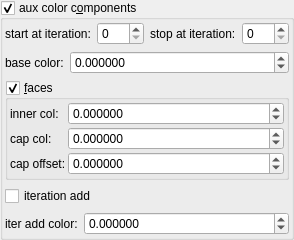
    <widget class="MyGroupBox" name="groupCheck_fold_color_aux_color_enabled_false">
     <property name="title">
      <string>aux color c&amp;omponents</string>
     </property>
     <property name="checkable">
      <bool>true</bool>
     </property>
     <layout class="QVBoxLayout" name="verticalLayout_11">
      <property name="leftMargin">
       <number>2</number>
      </property>
      <property name="topMargin">
       <number>2</number>
      </property>
      <property name="rightMargin">
       <number>2</number>
      </property>
      <property name="bottomMargin">
       <number>2</number>
      </property>
      <item>
       <layout class="QHBoxLayout" name="horizontalLayout_21" stretch="0,1,0,1">
        <item>
         <widget class="QLabel" name="label_102">
          <property name="text">
           <string>start at iteration:</string>
          </property>
         </widget>
        </item>
        <item>
         <widget class="MySpinBox" name="spinboxInt_fold_color_start_iterations_A">
          <property name="sizePolicy">
           <sizepolicy hsizetype="Minimum" vsizetype="Maximum">
            <horstretch>0</horstretch>
            <verstretch>0</verstretch>
           </sizepolicy>
          </property>
          <property name="minimum">
           <number>0</number>
          </property>
          <property name="maximum">
           <number>999</number>
          </property>
          <property name="value">
           <number>0</number>
          </property>
         </widget>
        </item>
        <item>
         <widget class="QLabel" name="label_74">
          <property name="text">
           <string>stop at iteration:</string>
          </property>
         </widget>
        </item>
        <item>
         <widget class="MySpinBox" name="spinboxInt_fold_color_stop_iterations_A">
          <property name="sizePolicy">
           <sizepolicy hsizetype="Preferred" vsizetype="Maximum">
            <horstretch>0</horstretch>
            <verstretch>0</verstretch>
           </sizepolicy>
          </property>
          <property name="maximum">
           <number>999</number>
          </property>
         </widget>
        </item>
       </layout>
      </item>
      <item>
       <layout class="QHBoxLayout" name="horizontalLayout_28" stretch="0,1">
        <item>
         <widget class="QLabel" name="label_287">
          <property name="text">
           <string>base color:</string>
          </property>
         </widget>
        </item>
        <item>
         <widget class="MyDoubleSpinBox" name="spinbox4_fold_color_difs_0000_y">
          <property name="sizePolicy">
           <sizepolicy hsizetype="Minimum" vsizetype="Maximum">
            <horstretch>0</horstretch>
            <verstretch>0</verstretch>
           </sizepolicy>
          </property>
          <property name="prefix">
           <string/>
          </property>
          <property name="suffix">
           <string/>
          </property>
          <property name="decimals">
           <number>6</number>
          </property>
          <property name="minimum">
           <double>-99.998999999999995</double>
          </property>
          <property name="maximum">
           <double>99.998999999999995</double>
          </property>
          <property name="singleStep">
           <double>0.100000000000000</double>
          </property>
         </widget>
        </item>
       </layout>
      </item>
      <item>
       <widget class="MyGroupBox" name="groupCheck_fold_color_aux_color_enabledA_false">
        <property name="title">
         <string>&amp;faces</string>
        </property>
        <property name="checkable">
         <bool>true</bool>
        </property>
        <layout class="QVBoxLayout" name="verticalLayout_15" stretch="0">
         <property name="spacing">
          <number>2</number>
         </property>
         <property name="leftMargin">
          <number>2</number>
         </property>
         <property name="topMargin">
          <number>2</number>
         </property>
         <property name="rightMargin">
          <number>2</number>
         </property>
         <property name="bottomMargin">
          <number>2</number>
         </property>
         <item>
          <layout class="QGridLayout" name="gridLayout_6" columnstretch="0,1">
           <property name="spacing">
            <number>2</number>
           </property>
           <item row="1" column="1">
            <widget class="MyDoubleSpinBox" name="spinbox4_fold_color_difs_0000_w">
             <property name="sizePolicy">
              <sizepolicy hsizetype="Minimum" vsizetype="Maximum">
               <horstretch>0</horstretch>
               <verstretch>0</verstretch>
              </sizepolicy>
             </property>
             <property name="prefix">
              <string/>
             </property>
             <property name="suffix">
              <string/>
             </property>
             <property name="decimals">
              <number>6</number>
             </property>
             <property name="minimum">
              <double>-99.998999999999995</double>
             </property>
             <property name="maximum">
              <double>99.998999999999995</double>
             </property>
             <property name="singleStep">
              <double>0.100000000000000</double>
             </property>
            </widget>
           </item>
           <item row="1" column="0">
            <widget class="QLabel" name="label_179">
             <property name="text">
              <string>cap col:</string>
             </property>
            </widget>
           </item>
           <item row="2" column="1">
            <widget class="MyDoubleSpinBox" name="spinbox_fold_color_difs0">
             <property name="sizePolicy">
              <sizepolicy hsizetype="Minimum" vsizetype="Maximum">
               <horstretch>0</horstretch>
               <verstretch>0</verstretch>
              </sizepolicy>
             </property>
             <property name="prefix">
              <string/>
             </property>
             <property name="suffix">
              <string/>
             </property>
             <property name="decimals">
              <number>6</number>
             </property>
             <property name="minimum">
              <double>-99.998999999999995</double>
             </property>
             <property name="maximum">
              <double>99.998999999999995</double>
             </property>
             <property name="singleStep">
              <double>0.100000000000000</double>
             </property>
            </widget>
           </item>
           <item row="0" column="1">
            <widget class="MyDoubleSpinBox" name="spinbox4_fold_color_difs_0000_z">
             <property name="sizePolicy">
              <sizepolicy hsizetype="Minimum" vsizetype="Maximum">
               <horstretch>0</horstretch>
               <verstretch>0</verstretch>
              </sizepolicy>
             </property>
             <property name="prefix">
              <string/>
             </property>
             <property name="suffix">
              <string/>
             </property>
             <property name="decimals">
              <number>6</number>
             </property>
             <property name="minimum">
              <double>-99.998999999999995</double>
             </property>
             <property name="maximum">
              <double>99.998999999999995</double>
             </property>
             <property name="singleStep">
              <double>0.100000000000000</double>
             </property>
            </widget>
           </item>
           <item row="2" column="0">
            <widget class="QLabel" name="label_180">
             <property name="text">
              <string>cap offset:</string>
             </property>
            </widget>
           </item>
           <item row="0" column="0">
            <widget class="QLabel" name="label_178">
             <property name="text">
              <string>inner col:</string>
             </property>
            </widget>
           </item>
          </layout>
         </item>
        </layout>
       </widget>
      </item>
      <item>
       <widget class="MyCheckBox" name="checkBox_fold_color_aux_color_enabledB_false">
        <property name="text">
         <string notr="true">iteration add</string>
        </property>
       </widget>
      </item>
      <item>
       <layout class="QHBoxLayout" name="horizontalLayout_29" stretch="0,1">
        <item>
         <widget class="QLabel" name="label_286">
          <property name="text">
           <string>iter add color:</string>
          </property>
         </widget>
        </item>
        <item>
         <widget class="MyDoubleSpinBox" name="spinbox4_fold_color_difs_0000_x">
          <property name="sizePolicy">
           <sizepolicy hsizetype="Minimum" vsizetype="Maximum">
            <horstretch>0</horstretch>
            <verstretch>0</verstretch>
           </sizepolicy>
          </property>
          <property name="prefix">
           <string/>
          </property>
          <property name="suffix">
           <string/>
          </property>
          <property name="decimals">
           <number>6</number>
          </property>
          <property name="minimum">
           <double>-99.998999999999995</double>
          </property>
          <property name="maximum">
           <double>99.998999999999995</double>
          </property>
          <property name="singleStep">
           <double>0.100000000000000</double>
          </property>
         </widget>
        </item>
       </layout>
      </item>
     </layout>
    </widget>
